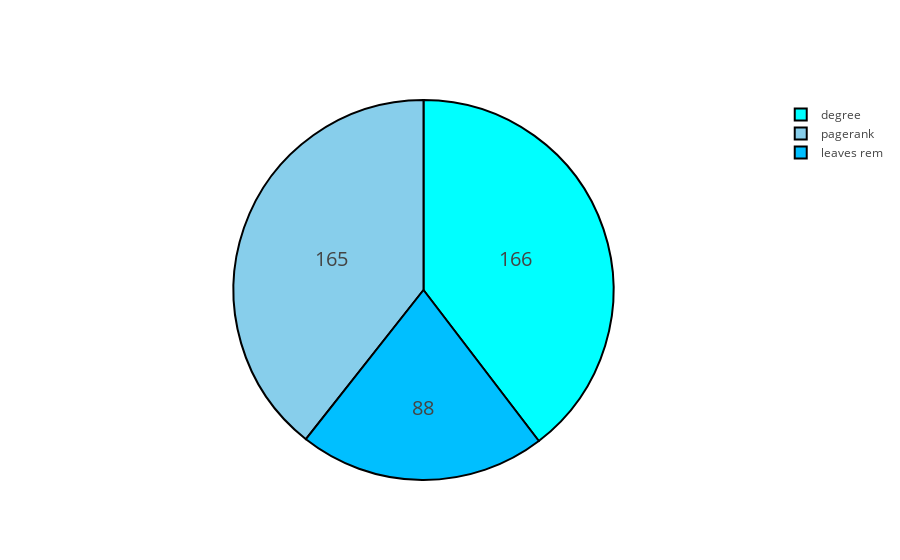

Source (notebook cell):
### Code cell
labels=[]
values=[]
colors = [pagerank,leaves,degree]
for key, value in victories_100_ba.iteritems() :
    labels.append(key)
    values.append(value)


colors2=[pagerank,leaves,degree]
trace = go.Pie(labels=labels, values=values,
               hoverinfo='label+percent', textinfo='value', 
               textfont=dict(size=20),
               marker=dict(colors=colors2, 
                           line=dict(color='#000000', width=2)))

iplot([trace], filename='styled_pie_chart')

### Figure 1 — Plotly figure (JSON) as saved in the notebook; plotly's stock layout.template omitted (floating-point values rounded to 4 significant figures)
{"data": [{"hoverinfo": "label+percent", "labels": ["leaves rem", "pagerank", "degree"], "marker": {"colors": ["deepskyblue", "skyblue", "aqua"], "line": {"color": "#000000", "width": 2}}, "textfont": {"size": 20}, "textinfo": "value", "type": "pie", "values": [88, 165, 166]}], "layout": {}}
